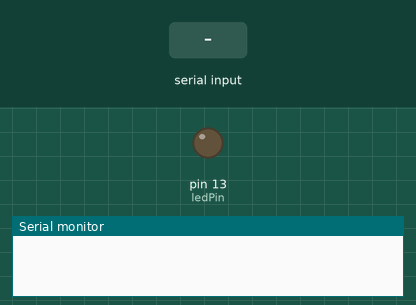
Simulated run of this sketch. Board: Arduino Uno, built with avr-gcc and run on an emulated ATmega328P. On the bench: output pins drawn as LEDs (lit = HIGH), the last lines printed to the serial monitor. The inputs (shaded band) are chosen by the test bench.

Above: at 2.2 s.
2.3 s: "a" received over Serial
At 3.1 s:
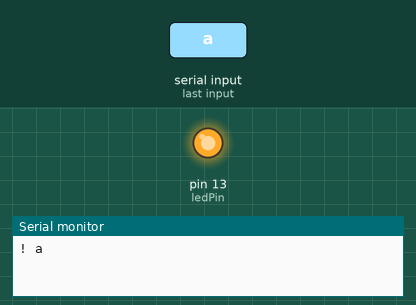
3.8 s: "b" received over Serial
At 4.2 s:
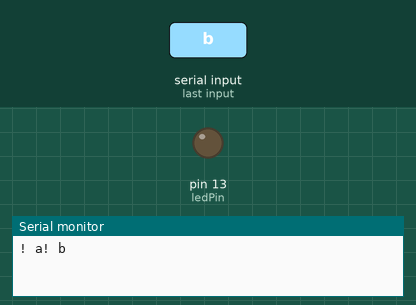
Timing chart, 0 to 6.8 s (numbered marks = the images above; inputs shaded):
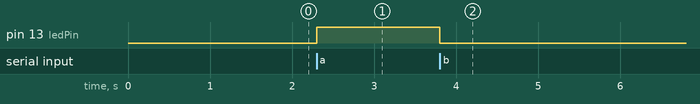

The sketch:

sketch_jul29a.ino
```cpp
int ledPin = 13;
int test = 10;
int counter = 0;

int incomingByte = 0;

void setup() {
  // put your setup code here, to run once:
    pinMode(ledPin, OUTPUT);
//    Test with the serial and loging
    Serial.begin(9600);
//    Serial.println("Here is a log to the Serial");
    delay(1000);
}

void loop() {
//  If check to see if the flashLight integer is equal to the number
//    if (flashLight == 5){
//        digitalWrite(ledPin, HIGH);
//      }


//  Flash the light in pin 13 every second
//    digitalWrite(ledPin, HIGH);
//    delay(1000);
//    digitalWrite(ledPin, LOW);
//    delay(1000);


// Use an outside function to make the 13th pin flash
//outsideFunction();
//delay(1000);
//outsideFunction();
//delay(1000);


// Add one second to the counter integer every time it runs through the loop
//counter++;
//Serial.println(counter);
//if (counter == 25) {
//  counter = 0;
//  }
//  delay(1000);


// Use the outside function to flash a light every time the counter reaches 25
//counter++;
//Serial.println(counter);
//if (counter == 25) {
//  counter = 0;
//  outsideFunction();
//  }
//  delay(1000);


// Write an input from the user into the serial
//if (Serial.available() > 0) {
//    incomingByte = Serial.read();
//    Serial.print("! ");
//    Serial.write(incomingByte);
//  }


// Turn light on when "a" is pressed turn it off when "b" is pressed
if (Serial.available() > 0) {
    incomingByte = Serial.read();
    Serial.print("! ");
    Serial.write(incomingByte);
    if (incomingByte == 'a'){
      digitalWrite(ledPin, HIGH);
      }
    if (incomingByte == 'b') {
      digitalWrite(ledPin, LOW);
      }
  }
}

void outsideFunction(){
    digitalWrite(ledPin, HIGH);
    delay(500);
    digitalWrite(ledPin, LOW);
    delay(500);
  }
```

Measured:
- after the input at 2.3 s, pin 13 (ledPin): LOW → HIGH at once
- after the input at 3.8 s, pin 13 (ledPin): HIGH → LOW at once
